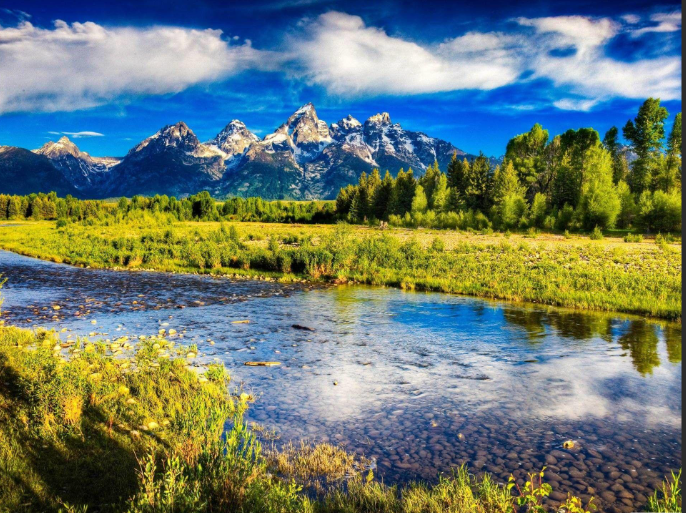
#> input picture image_nature.png, 686 x 513 px
$ python ASSIGNMENT_AUTOTUNE_CIRCLE_DETECTOR.py
#> lines starting #> are read from the running program, lines starting #| are printed output that depends on the picture; after the words box and inside, x2 and y2 are one past the last pixel; in counts of white or black regions, pixels touching at a corner belong together; long printed decimals are rounded
import cv2
import numpy as np
import os
import matplotlib.pyplot as plt


class ContourCircleDetector:
    def __init__(self, image_path):
        if not os.path.exists(image_path):
            raise FileNotFoundError("Image not found")
        if os.path.splitext(image_path) in ('.png','.jpeg','.jpg','.bmp'):
            raise ValueError("File not of appropriate type")
        self.image = cv2.imread(image_path)
        self.gray = None
        self.edges = None
        self.contours = None

    # -----------------------------
    # STEP 1: PREPROCESS
    # -----------------------------
    def preprocess(self):
        gray = cv2.cvtColor(self.image, cv2.COLOR_BGR2GRAY)
        gray = cv2.GaussianBlur(gray, (5, 5), 1.2)
        gray = cv2.equalizeHist(gray)
        self.gray = gray
        return gray

    # -----------------------------
    # STEP 2: EDGE DETECTION
    # -----------------------------
    def detect_edges(self):
        edges = cv2.Canny(self.gray,50, 120)
        self.edges = edges
        return edges

    # -----------------------------
    # STEP 3: FIND CONTOURS
    # -----------------------------
    def find_contours(self):
        contours, _ = cv2.findContours(
            self.edges,
            cv2.RETR_EXTERNAL,
            cv2.CHAIN_APPROX_NONE
        )
        self.contours = contours
        return contours

    # -----------------------------
    # STEP 4: SCORE CONTOURS
    # -----------------------------
    def score_contour(self, cnt):
        area = cv2.contourArea(cnt)
        perimeter = cv2.arcLength(cnt, True)

        if area < 50 or perimeter == 0:
            return None

        # 1️⃣ Circularity
        circularity = (4 * np.pi * area) / (perimeter ** 2)

        # 2️⃣ Fit circle
        (x, y), r = cv2.minEnclosingCircle(cnt)
        circle_area = np.pi * r * r
        area_ratio = area / circle_area

        # 3️⃣ Edge support on ring
        ring_mask = np.zeros(self.edges.shape, dtype=np.uint8)
        cv2.circle(ring_mask, (int(x), int(y)), int(r), 255, 2)

        edge_support = np.count_nonzero(
            cv2.bitwise_and(self.edges, ring_mask)
        )
        support_ratio = edge_support / (2 * np.pi * r)

        # ❌ Reject early
        if circularity < 0.5 or support_ratio < 0.2:
            return None

        # 🔢 Final score
        score = (
            0.5 * circularity +
            0.3 * support_ratio +
            0.2 * area_ratio
        )

        return {
            "center": (int(x), int(y)),
            "radius": int(r),
            "score": score
        }

    # -----------------------------
    # STEP 5: DETECT CIRCLES
    # -----------------------------
    def detect_circles(self, score_threshold=0.6):
        detected = []

        for cnt in self.contours:
            result = self.score_contour(cnt)
            if result and result["score"] >= score_threshold:
                detected.append(result)

        return detected

    # -----------------------------
    # STEP 6: DRAW RESULTS
    # -----------------------------
    def draw(self, circles):
        output = self.image.copy()

        for c in circles:
            x, y = c["center"]
            r = c["radius"]
            score = c["score"]

            cv2.circle(output, (x, y), r, (0, 255, 0), 2)
            cv2.putText(
                output,
                f"{score:.2f}",
                (x - 10, y),
                cv2.FONT_HERSHEY_SIMPLEX,
                0.5,
                (0, 0, 255),
                1
            )

        return output

    # -----------------------------
    # FULL PIPELINE
    # -----------------------------
    def run(self):
        self.preprocess()
        self.detect_edges()
        self.find_contours()
        circles = self.detect_circles()
        output = self.draw(circles)
        return output, circles


# -----------------------------
# USAGE
# -----------------------------
if __name__ == "__main__":
    image_path = input("Enter image path:")   # CHANGE THIS
#> the answer given: image_nature.png

    detector = ContourCircleDetector(image_path)
#> in __init__, self.image is the input picture: shape (513, 686, 3); mean B, G, R 111.8, 123, 107.4
    result, circles = detector.run()
#> in preprocess, `gray = cv2.cvtColor(self.image, cv2.COLOR_BGR2GRAY)`:
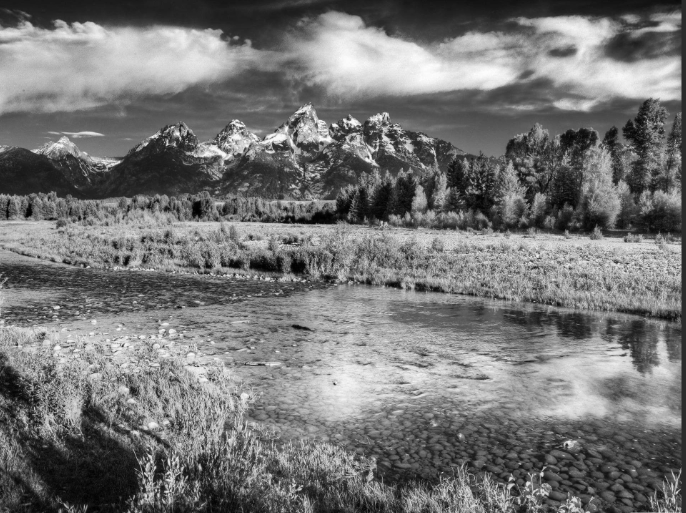
#> gray: shape (513, 686); min 0, max 253, mean 117.1
#> in preprocess, `gray = cv2.equalizeHist(gray)`:
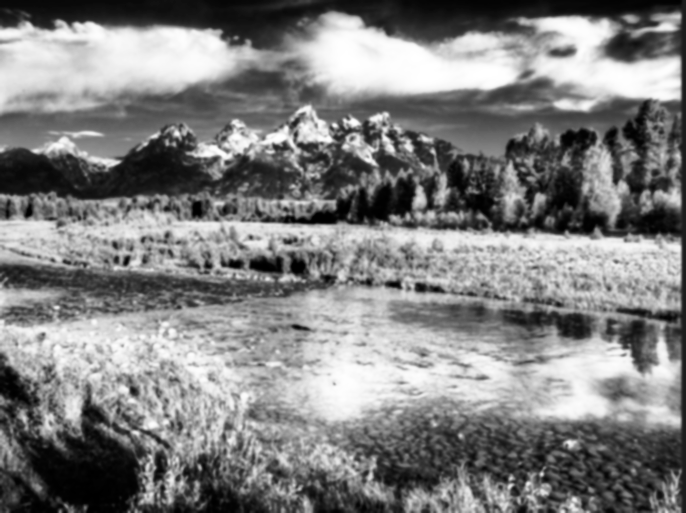
#> gray: shape (513, 686); min 0, max 255, mean 128.1
#> in detect_edges, `edges = cv2.Canny(self.gray,50, 120)`:
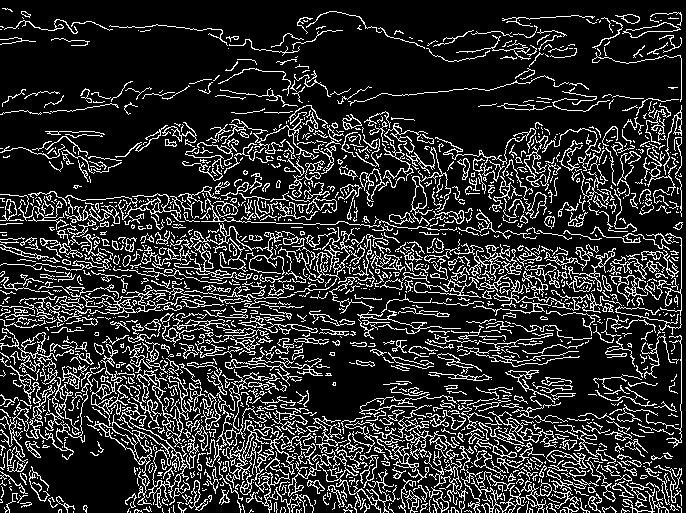
#> edges: shape (513, 686); 17.6% white in thin lines or dots
#> in find_contours, `contours, _ = cv2.findContours( self.edges, cv2.RETR_EXTERNAL, cv2.CHA..`: contours = 1681 contours, 1425 with area under 20; largest, box (x1, y1, x2, y2) and area: (170, 223, 285, 280) 466, (87, 421, 153, 505) 454, (465, 411, 557, 464) 452, (60, 285, 218, 322) 444, (136, 369, 192, 447) 436
#> in find_contours, `self.contours = contours`: self.contours has the same summary as contours
#> the loop in detect_circles, `for cnt in self.contours:` made 1681 passes
#> (area in score_contour, perimeter in score_contour) on passes 43, 56: (20, 28.97), (25, 31.8)
#> after the loop in detect_circles, `for cnt in self.contours:`: detected = 2 items
#> the loop in draw, `for c in circles:` made 2 passes
#> (x, y, r, score) on passes 1 to 2: (126, 260, 6, 0.637), (550, 221, 6, 0.718)
#> after the loop in draw, `for c in circles:`:
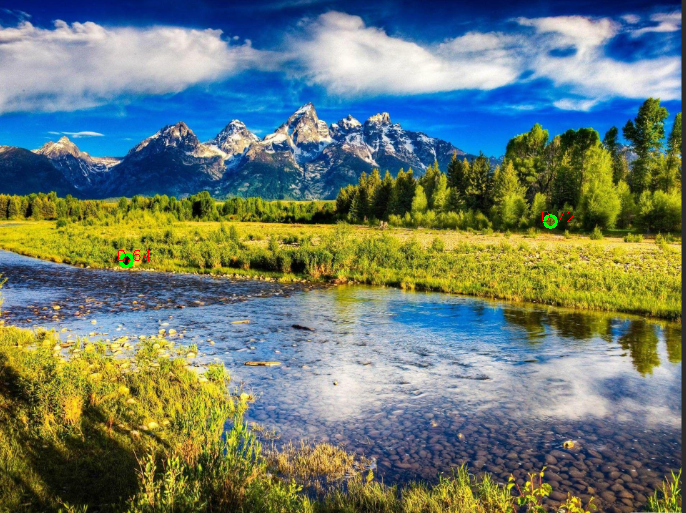
#> output: shape (513, 686, 3); 0.11% of pixels changed, all inside (x1, y1, x2, y2) = (118, 211, 575, 268)
#> circles = 2 items

    print("Detected circles:", circles)
#| Detected circles: [{'center': (126, 260), 'radius': 6, 'score': 0.6371}, {'center': (550, 221), 'radius': 6, 'score': 0.7176}]

    plt.figure(figsize=(8, 6))
    plt.imshow(cv2.cvtColor(result, cv2.COLOR_BGR2RGB))
    plt.axis("off")
    plt.show()
